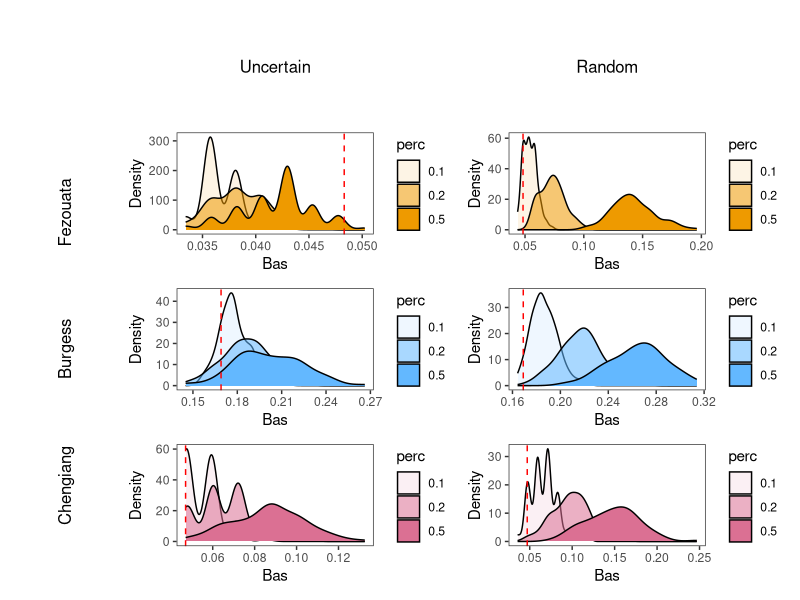
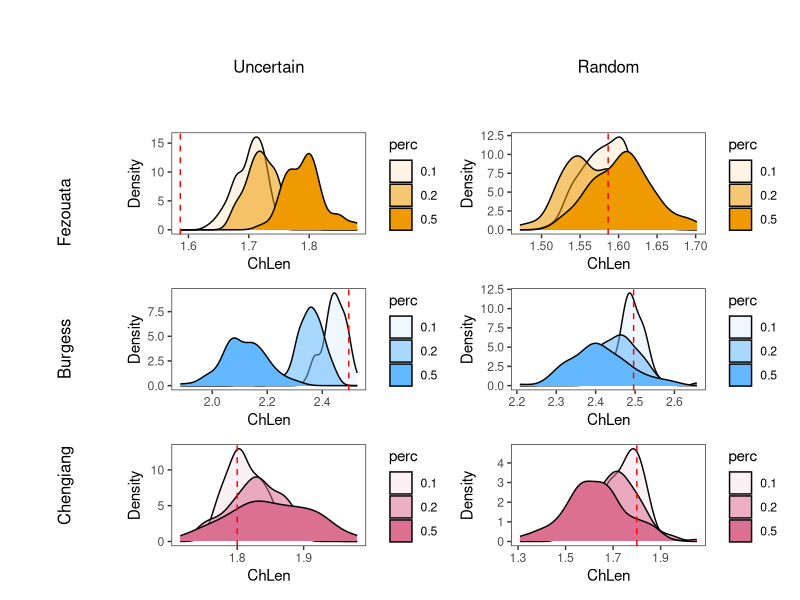
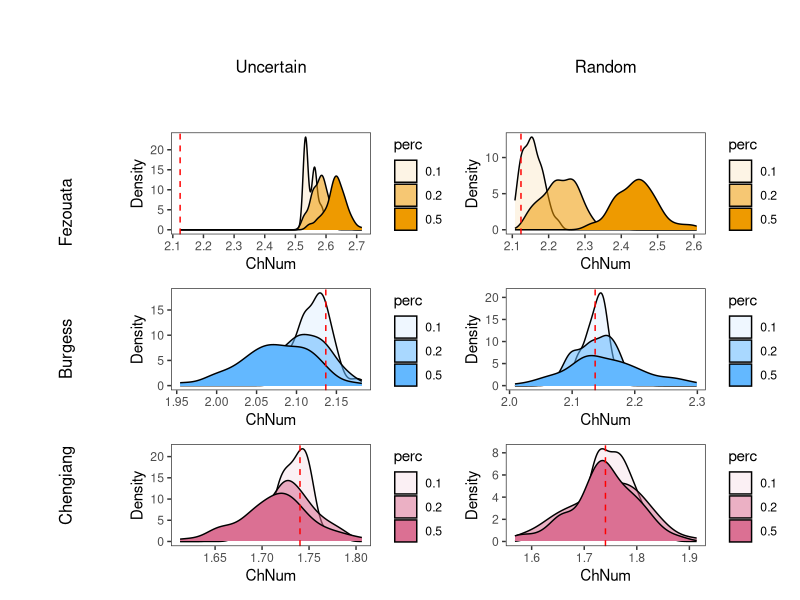
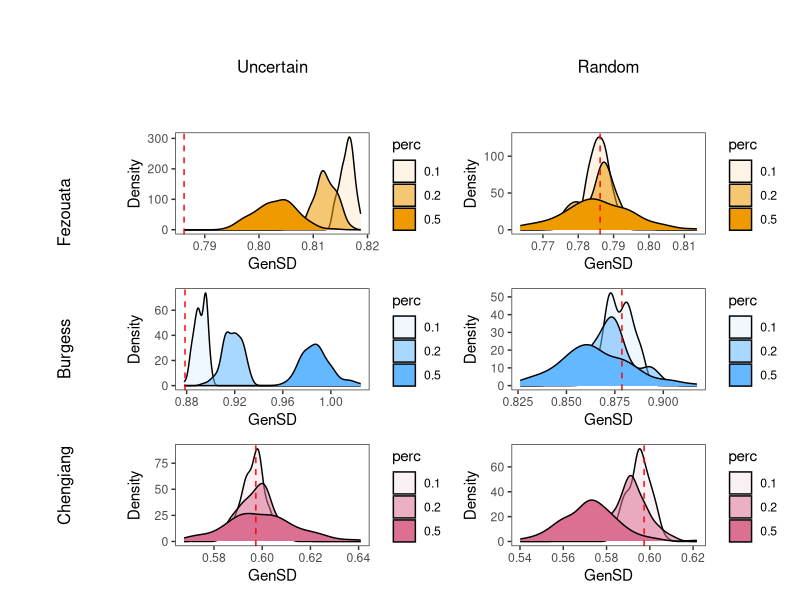
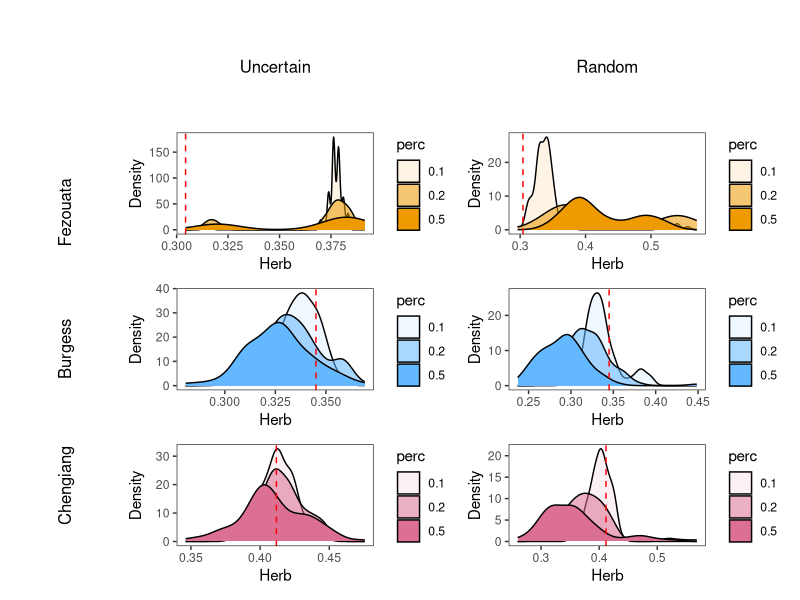
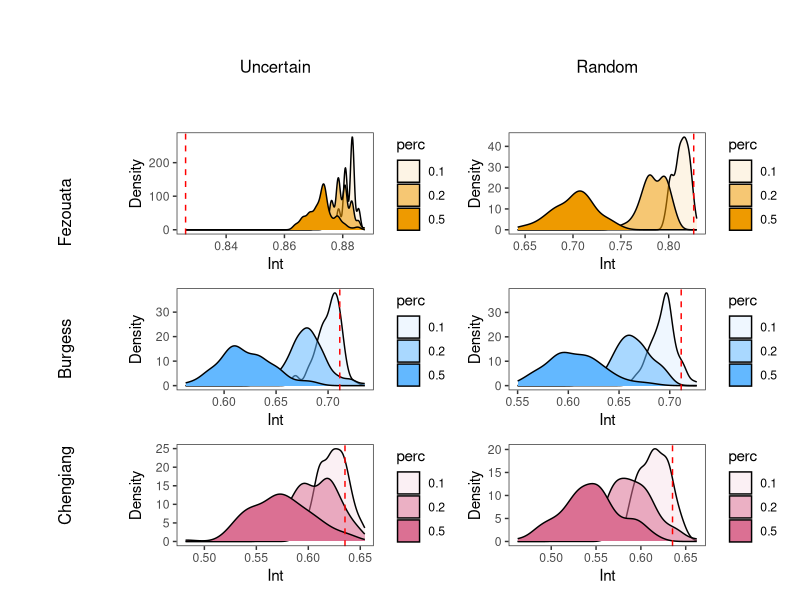
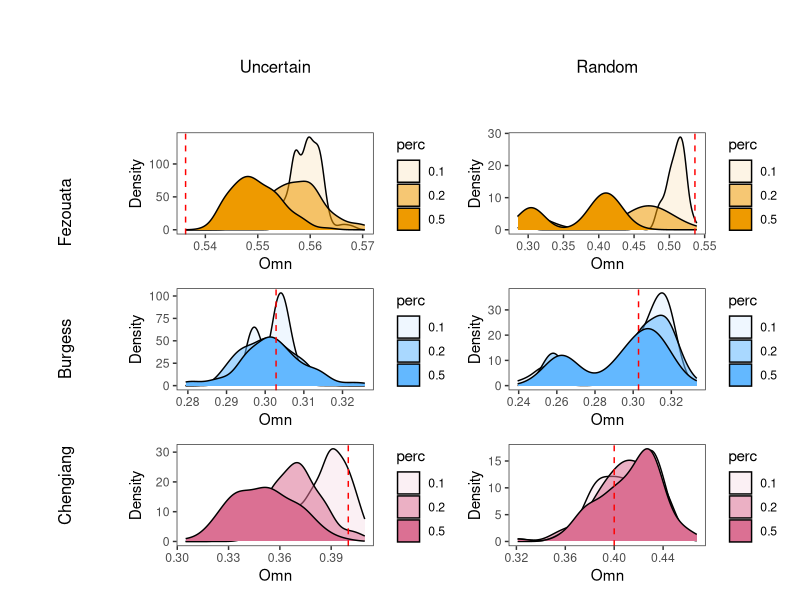
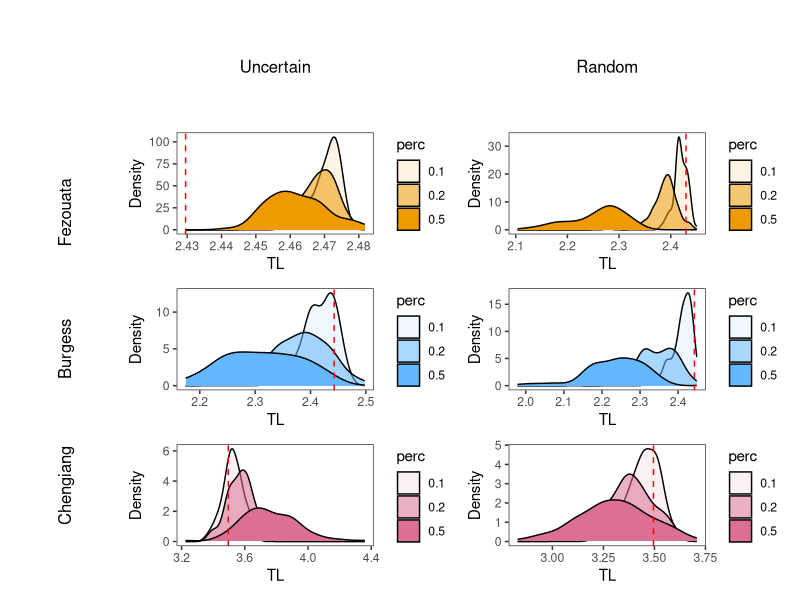

Write the R code that produced these figures, in order.
################################################
# Paleo Food Webs Project: figures for         #
# uncertainty analysis                         #
# Dec 2023                                     #
# Code by E.M. Beasley                         #
# In collab. with F. Banville, C. Soucy, G.    #
# Ramirez Guerro, & C. Cameron                 #
################################################

# Load packages ---------------------------
library(tidyverse)
library(patchwork)
library(grid)

# Load data -----------------------------
# Change working directory as needed
# setwd("c:/users/beasl/documents/paleo-foodwebs/code/permutation_analysis")

# Read in data as needed
uncertain.data <- read.csv("uncertain.csv")
random.data <- read.csv("random.csv")
real.data <- read.csv("real.csv")
unc.roles.raw <- read.csv("uncertain_roles.csv")
rand.roles.raw <- read.csv("random_roles.csv")

# Function to manipulate data frames ----------------
# Write it:
assemblage <- c("Fezouata", "Burgess", "Chengjiang")
perc <- c("0.1", "0.2", "0.5")

cleanup <- function(frame, assemblages, percentages){
  frame$rep <- rep(1:100, 9)
  
  frame$assemblage <- rep(assemblage, each = 300)
  frame$perc <- rep(perc, each = 100, length_out = 900)
  
  frame <- pivot_longer(frame, cols = -c("rep", "assemblage", "perc"),
                        names_to = "Metric")
  
  return(frame)
}

# Run it:
uncertain <- cleanup(frame = uncertain.data, assemblages=assemblage,
                     percentages = perc)
random <- cleanup(frame = random.data, assemblages = assemblage,
                  percentages = perc)

# Replicate Dunne figs -----------------------
uncertain.means <- uncertain %>%
  group_by(assemblage, perc, Metric) %>%
  summarise(avg = mean(value)) %>%
  mutate(type = "uncertain") %>%
  mutate(perc = as.numeric(perc))

random.means <- random %>%
  group_by(assemblage, perc, Metric) %>%
  summarise(avg = mean(value)) %>%
  mutate(type = "random") %>%
  mutate(perc = as.numeric(perc))

means <- rbind(uncertain.means, random.means) %>%
  filter(!Metric %in% c("Can", "Loop"))

plotlist <- list()
for(i in 1:length(unique(means$Metric))){
  means.sub <- filter(means, Metric == unique(means$Metric)[i])
  
  plotlist[[i]] <- ggplot(data = means.sub, aes(x = perc, y = avg, 
                                                fill = type,
                          shape = assemblage, color = type))+
    geom_point(size = 3, color = "black")+
    geom_point(aes(color = type),size = 2)+
    geom_line(color = "black")+
    scale_shape_manual(values = 21:23, name = "Assemblage")+
    scale_fill_manual(values = c("black", "white"), name = "Type")+
    scale_color_manual(values = c("black", "white"), name = "Type")+
    labs(x = "Proportion Linkages Removed", 
         y = unique(means$Metric)[i])+
    theme_bw()+
    theme(panel.grid = element_blank(), axis.title.x = element_blank())
}

dunne.plt <- wrap_plots(plotlist[1:17])+
  plot_layout(ncol = 5, guides = "collect")

# ggsave(filename = "dunne_repro.png", plot = dunne.plt,
#        width = 10, height = 8, units = "in", dpi = 600)

# Clean full network result ----------------
real.data$site = c("Fezouata", "Burgess", "Chengjiang")

real_data <- real.data %>%
  pivot_longer(cols = -c("site"), names_to = "metric") %>%
  filter(!metric %in% c("Can", "Loop"))

# Make figures --------------------------
figs <- function(frames, metric, site){
  framelist <- list()
  
  for(i in 1:length(frames)){
    for(j in 1:length(metric)){
      for(k in 1:length(site)){
        smol.frame <- dplyr::filter(frames[[i]], Metric == metric[j] &
                                 assemblage == site[k])
        smol.frame$name <- paste(names(frames)[i], site[k],
                                     metric[j], sep = "_")
        smol.frame$fill_color <- 
          case_when(site[k] == "Fezouata" ~ "orange2",
                    site[k] == "Burgess" ~ "steelblue1",
                    TRUE ~ "Palevioletred")
        framelist <- append(framelist, list(smol.frame))
      }
    }
  }
  
  plotlist <- list()
  
  for(i in 1:length(framelist)){
    tr <- real_data$value[which(real_data$site == 
                            unique(framelist[[i]]$assemblage) &
                          real_data$metric ==
                            unique(framelist[[i]]$Metric))]
    
    plotlist[[i]] <- ggplot(data = framelist[[i]], 
                            aes(x = value, alpha = perc))+
      geom_density(color = "black", 
                   fill = unique(framelist[[i]]$fill_color))+
      geom_vline(xintercept = tr, color = "red", linetype = "dashed")+
      labs(x = unique(framelist[[i]]$Metric), y = "Density")+
      theme_bw()+
      theme(panel.grid = element_blank())
  }
  
  return(plotlist)
}

Top.figs <- figs(frames = list(uncertain = uncertain, random = random), 
                 metric = "Top", site = unique(uncertain$assemblage))

Bas.figs <- figs(frames = list(uncertain = uncertain, random = random), 
                 metric = "Bas", site = unique(uncertain$assemblage))

Int.figs <- figs(frames = list(uncertain = uncertain, random = random), 
                 metric = "Int", site = unique(uncertain$assemblage))

Herb.figs <- figs(frames = list(uncertain = uncertain, random = random),
                  metric = "Herb", site = unique(uncertain$assemblage))

Omn.figs <- figs(frames = list(uncertain = uncertain, random = random), 
                 metric = "Omn", site = unique(uncertain$assemblage))

ChLen.figs <- figs(frames = list(uncertain = uncertain, 
                                 random = random), 
                   metric = "ChLen", 
                   site = unique(uncertain$assemblage))

ChSD.figs <- figs(frames = list(uncertain = uncertain, random = random),
                  metric = "ChSD", site = unique(uncertain$assemblage))

ChNum.figs <- figs(frames = list(uncertain = uncertain, 
                                 random = random),
                  metric = "ChNum", site = unique(uncertain$assemblage))

TL.figs <- figs(frames = list(uncertain = uncertain, random = random), 
                metric = "TL", site = unique(uncertain$assemblage))

MxSim.figs <- figs(frames = list(uncertain = uncertain, 
                                 random = random), 
                   metric = "MxSim", 
                   site = unique(uncertain$assemblage))

VulSD.figs <- figs(frames = list(uncertain = uncertain, 
                                 random = random), 
                   metric = "VulSD", 
                   site = unique(uncertain$assemblage))

GenSD.figs <- figs(frames = list(uncertain = uncertain, 
                                 random = random), 
                   metric = "GenSD", 
                   site = unique(uncertain$assemblage))

LinkSD.figs <- figs(frames = list(uncertain = uncertain, 
                                  random = random), 
                    metric = "LinkSD", 
                    site = unique(uncertain$assemblage))

Path.figs <- figs(frames = list(uncertain = uncertain, random = random),
                  metric = "Path", site = unique(uncertain$assemblage))

Clust.figs <- figs(frames = list(uncertain = uncertain, random = random),
                  metric = "Clust", site = unique(uncertain$assemblage))

# Make 'em pretty ---------------
fig.grid <- function(figlist){
  row_label_1 <- wrap_elements(panel = textGrob('Fezouata', rot=90))
  row_label_2 <- wrap_elements(panel = textGrob('Burgess', rot=90))
  row_label_3 <- wrap_elements(panel = textGrob('Chengiang', rot=90))
  
  col_label_1 <- wrap_elements(panel = textGrob('Uncertain'))
  col_label_2 <- wrap_elements(panel = textGrob('Random'))
  
  big_ass_plot <- 
    ((plot_spacer() / row_label_1 / row_label_2 / row_label_3) |
      (col_label_1 / figlist[[1]] / figlist[[2]] / figlist[[3]]) |
      (col_label_2 / figlist[[4]] / figlist[[5]] / figlist[[6]]))+
    plot_layout(widths = c(0.5,1,1))
  
  return(big_ass_plot)
}

fig.grid(Bas.figs)
# ggsave(filename = "./dist_figs/bas_dists.png", width = 8, height = 6,
#        units = "in")

fig.grid(ChLen.figs)
# ggsave(filename = "./dist_figs/ChLen_dists.png", width = 8, height = 6,
#        units = "in")

fig.grid(ChNum.figs)
# ggsave(filename = "./dist_figs/ChNum_dists.png", width = 8, height = 6,
#        units = "in")

fig.grid(GenSD.figs)
# ggsave(filename = "./dist_figs/GenSD_dists.png", width = 8, height = 6,
#        units = "in")

fig.grid(Herb.figs)
# ggsave(filename = "./dist_figs/Herb_dists.png", width = 8, height = 6,
#        units = "in")

fig.grid(Int.figs)
# ggsave(filename = "./dist_figs/Int_dists.png", width = 8, height = 6,
#        units = "in")

fig.grid(Omn.figs)
# ggsave(filename = "./dist_figs/Omn_dists.png", width = 8, height = 6,
#        units = "in")

fig.grid(TL.figs)
# ggsave(filename = "./dist_figs/TL_dists.png", width = 8, height = 6,
#        units = "in")

fig.grid(Top.figs)
# ggsave(filename = "./dist_figs/Top_dists.png", width = 8, height = 6,
#        units = "in")

fig.grid(Clust.figs)
# ggsave(filename = "./dist_figs/Clust_dists.png", width = 8, height = 6,
#        units = "in")

# Manipulate trophic data frames ----------------
cleanup_roles <- function(frame){
  frame$rep <- rep(1:100, 27)
  
  assemblage <- c("Fezouata", "Burgess", "Chengjiang")
  roles <- c("Basal", "Herb", "Omn")
  perc <- c("0.1", "0.2", "0.5")
  
  frame$assemblage <- rep(assemblage, each = 900)
  frame$perc <- rep(perc, each = 300, length_out = 2700)
  frame$roles <- rep(roles, each = 100, length_out = 2700)
  
  frame <- pivot_longer(frame, cols = -c("rep", "assemblage", "perc",
                                         "roles"),
                        names_to = "Metric")
  
  return(frame)
}

uncertain.roles <- cleanup_roles(frame = unc.roles.raw)
random.roles <- cleanup_roles(frame = rand.roles.raw)

# Dunne fig trophic roles --------------
replicate_dunne <- function(datas, role){
  uncertain.means <- datas[[1]] %>%
    filter(roles == role) %>% 
    group_by(assemblage, perc, Metric) %>%
    summarise(avg = mean(value)) %>%
    mutate(type = "uncertain") %>%
    mutate(perc = as.numeric(perc))
  
  random.means <- datas[[2]] %>%
    filter(roles == role) %>%
    group_by(assemblage, perc, Metric) %>%
    summarise(avg = mean(value)) %>%
    mutate(type = "random") %>%
    mutate(perc = as.numeric(perc))
  
  means <- rbind(uncertain.means, random.means) %>%
    filter(!Metric %in% c("Can", "Loop"))
  
  plotlist <- list()
  for(i in 1:length(unique(means$Metric))){
    means.sub <- filter(means, Metric == unique(means$Metric)[i])
    
    plotlist[[i]] <- ggplot(data = means.sub, 
                            aes(x = perc, y = avg, fill = type,
                                shape = assemblage, color = type))+
      geom_point(size = 3, color = "black")+
      geom_point(aes(color = type),size = 2)+
      geom_line(color = "black")+
      scale_shape_manual(values = 21:23, name = "Assemblage")+
      scale_fill_manual(values = c("black", "white"), name = "Type")+
      scale_color_manual(values = c("black", "white"), name = "Type")+
      labs(x = "Proportion Linkages Removed", 
           y = unique(means$Metric)[i])+
      theme_bw()+
      theme(panel.grid = element_blank(), 
            axis.title.x = element_blank())
  }
  
  dunne.plt <- wrap_plots(plotlist[1:16])+
    plot_layout(ncol = 4, guides = "collect")
  
  return(dunne.plt)
}

basal.dunne <- replicate_dunne(datas = list(uncertain.roles, 
                                            random.roles),
                role = "Basal")
# ggsave(filename = "dunne_basal.jpeg", plot = basal.dunne, width = 10,
#        height = 8, units = "in", dpi = 600)

herb.dunne <- replicate_dunne(datas = list(uncertain.roles, 
                                            random.roles),
                               role = "Herb")
# ggsave(filename = "dunne_herb.jpeg", plot = herb.dunne, width = 10,
#        height = 8, units = "in", dpi = 600)

omn.dunne <- replicate_dunne(datas = list(uncertain.roles, 
                                           random.roles),
                              role = "Omn")
# ggsave(filename = "dunne_omn.jpeg", plot = omn.dunne, width = 10,
#        height = 8, units = "in", dpi = 600)

# Distributions: basal ------------------
# Filter basal removals
uncertain.basal <- uncertain.roles %>%
  filter(roles == "Basal")

random.basal <- random.roles %>%
  filter(roles == "Basal")

# Make figures and save
Bas.figs.roles <- figs(frames = list(uncertain = uncertain.basal, 
                               random = random.basal), 
                 metric = "Bas", site = unique(uncertain.basal$assemblage))

fig.grid(Bas.figs.roles)
# ggsave(filename = "bas_dists_basroles.png", width = 8, height = 6,
#        units = "in", dpi = 600)

Herb.figs.roles <- figs(frames = list(uncertain = uncertain.basal, 
                                     random = random.basal), 
                       metric = "Herb", 
                       site = unique(uncertain.basal$assemblage))

fig.grid(Herb.figs.roles)
# ggsave(filename = "herb_dists_basroles.png", width = 8, height = 6,
#        units = "in", dpi = 600)

ChNum.figs.roles <- figs(frames = list(uncertain = uncertain.basal, 
                                     random = random.basal), 
                       metric = "ChNum", 
                       site = unique(uncertain.basal$assemblage))

fig.grid(ChNum.figs.roles)
# ggsave(filename = "ChNum_dists_basroles.png", width = 8, height = 6,
#        units = "in", dpi = 600)

Omn.figs.roles <- figs(frames = list(uncertain = uncertain.basal, 
                                       random = random.basal), 
                         metric = "Omn", 
                         site = unique(uncertain.basal$assemblage))

fig.grid(Omn.figs.roles)
# ggsave(filename = "Omn_dists_basroles.png", width = 8, height = 6,
#        units = "in", dpi = 600)

# Distributions: Herbivores ----------------------
# Filter herbivore removals
uncertain.herb <- uncertain.roles %>%
  filter(roles == "Herb")

random.herb <- random.roles %>%
  filter(roles == "Herb")

# Create & save figs
bas.figs.roles <- figs(frames = list(uncertain = uncertain.herb, 
                                     random = random.herb), 
                       metric = "Bas", 
                       site = unique(uncertain.herb$assemblage))

fig.grid(bas.figs.roles)
# ggsave(filename = "bas_dists_herbroles.png", width = 8, height = 6,
#        units = "in", dpi = 600)

herb.figs.roles <- figs(frames = list(uncertain = uncertain.herb, 
                                     random = random.herb), 
                       metric = "Herb", 
                       site = unique(uncertain.herb$assemblage))

fig.grid(herb.figs.roles)
# ggsave(filename = "herb_dists_herbroles.png", width = 8, height = 6,
#        units = "in", dpi = 600)

ChNum.figs.roles <- figs(frames = list(uncertain = uncertain.herb, 
                                     random = random.herb), 
                       metric = "ChNum", 
                       site = unique(uncertain.herb$assemblage))

fig.grid(ChNum.figs.roles)
# ggsave(filename = "ChNum_dists_herbroles.png", width = 8,
#        height = 6, units = "in", dpi = 600)

Int.figs.roles <- figs(frames = list(uncertain = uncertain.herb, 
                                     random = random.herb), 
                       metric = "Int", 
                       site = unique(uncertain.herb$assemblage))

fig.grid(Int.figs.roles)
# ggsave(filename = "int_dists_herbroles.png", width = 8, height = 6,
#        units = "in", dpi = 600)

# Distributions: Omnivores -----------------------
# Filter omnivore removals
uncertain.omn <- uncertain.roles %>%
  filter(roles == "Omn")

random.omn <- random.roles %>%
  filter(roles == "Omn")

# Create & save plots
herb.figs.roles <- figs(frames = list(uncertain = uncertain.omn, 
                                      random = random.omn), 
                        metric = "Herb", 
                        site = unique(uncertain.omn$assemblage))

fig.grid(herb.figs.roles)
# ggsave(filename = "herb_dists_omnroles.png", width = 8, height = 6,
#        units = "in", dpi = 600)

omn.figs.roles <- figs(frames = list(uncertain = uncertain.omn, 
                                      random = random.omn), 
                        metric = "Omn", 
                        site = unique(uncertain.omn$assemblage))

fig.grid(omn.figs.roles)
# ggsave(filename = "omn_dists_omnroles.png", width = 8, height = 6,
#        units = "in", dpi = 600)
